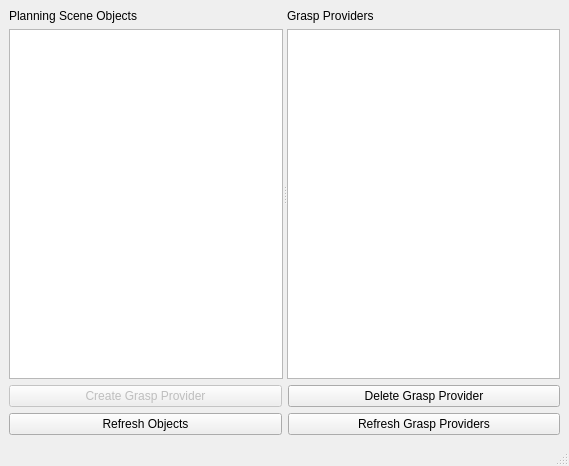
<?xml version="1.0" encoding="UTF-8"?>
<ui version="4.0">
 <class>MainWindow</class>
 <widget class="QMainWindow" name="MainWindow">
  <property name="geometry">
   <rect>
    <x>0</x>
    <y>0</y>
    <width>569</width>
    <height>466</height>
   </rect>
  </property>
  <property name="windowTitle">
   <string>Grasp Provider Gui</string>
  </property>
  <widget class="QWidget" name="centralwidget">
   <layout class="QVBoxLayout" name="verticalLayout_3">
    <item>
     <widget class="QSplitter" name="splitter">
      <property name="sizePolicy">
       <sizepolicy hsizetype="Expanding" vsizetype="Expanding">
        <horstretch>0</horstretch>
        <verstretch>0</verstretch>
       </sizepolicy>
      </property>
      <property name="orientation">
       <enum>Qt::Horizontal</enum>
      </property>
      <widget class="QWidget" name="layoutWidget">
       <layout class="QVBoxLayout" name="verticalLayout">
        <item>
         <widget class="QLabel" name="label">
          <property name="text">
           <string>Planning Scene Objects</string>
          </property>
         </widget>
        </item>
        <item>
         <widget class="QTableView" name="objectsList">
          <property name="selectionMode">
           <enum>QAbstractItemView::SingleSelection</enum>
          </property>
          <property name="selectionBehavior">
           <enum>QAbstractItemView::SelectRows</enum>
          </property>
          <attribute name="horizontalHeaderStretchLastSection">
           <bool>true</bool>
          </attribute>
          <attribute name="verticalHeaderVisible">
           <bool>false</bool>
          </attribute>
         </widget>
        </item>
       </layout>
      </widget>
      <widget class="QWidget" name="layoutWidget">
       <layout class="QVBoxLayout" name="verticalLayout_2">
        <item>
         <widget class="QLabel" name="label_2">
          <property name="text">
           <string>Grasp Providers</string>
          </property>
         </widget>
        </item>
        <item>
         <widget class="QTableView" name="graspProvidersList">
          <property name="selectionMode">
           <enum>QAbstractItemView::SingleSelection</enum>
          </property>
          <property name="selectionBehavior">
           <enum>QAbstractItemView::SelectRows</enum>
          </property>
          <attribute name="horizontalHeaderCascadingSectionResizes">
           <bool>false</bool>
          </attribute>
          <attribute name="horizontalHeaderStretchLastSection">
           <bool>true</bool>
          </attribute>
          <attribute name="verticalHeaderVisible">
           <bool>false</bool>
          </attribute>
         </widget>
        </item>
       </layout>
      </widget>
     </widget>
    </item>
    <item>
     <layout class="QGridLayout" name="gridLayout">
      <item row="0" column="0">
       <widget class="QPushButton" name="createGraspProviderBtn">
        <property name="enabled">
         <bool>false</bool>
        </property>
        <property name="text">
         <string>Create Grasp Provider</string>
        </property>
       </widget>
      </item>
      <item row="0" column="1">
       <widget class="QPushButton" name="deleteGraspProviderBtn">
        <property name="text">
         <string>Delete Grasp Provider</string>
        </property>
       </widget>
      </item>
      <item row="1" column="0">
       <widget class="QPushButton" name="refreshObjectsBtn">
        <property name="text">
         <string>Refresh Objects</string>
        </property>
       </widget>
      </item>
      <item row="1" column="1">
       <widget class="QPushButton" name="refreshGraspProvidersBtn">
        <property name="text">
         <string>Refresh Grasp Providers</string>
        </property>
       </widget>
      </item>
     </layout>
    </item>
   </layout>
  </widget>
  <widget class="QMenuBar" name="menubar">
   <property name="geometry">
    <rect>
     <x>0</x>
     <y>0</y>
     <width>569</width>
     <height>26</height>
    </rect>
   </property>
  </widget>
  <widget class="QStatusBar" name="statusbar"/>
 </widget>
 <resources/>
 <connections/>
</ui>
